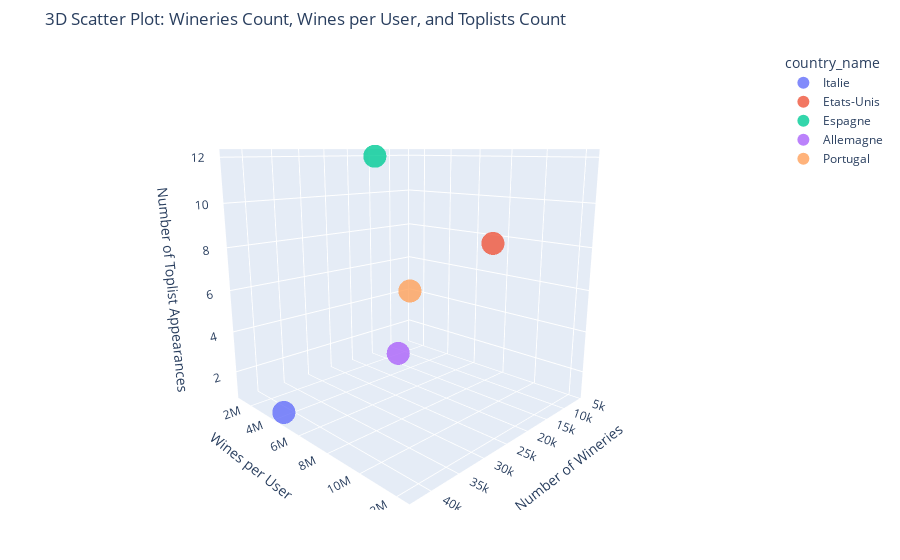

Here is the notebook cell this chart was saved with:
### Code cell
import plotly.express as px

fig = px.scatter_3d(df, 
                    x='wineries_count', 
                    y='wines_per_user', 
                    z='toplists_count',
                    title='3D Scatter Plot: Wineries Count, Wines per User, and Toplists Count',
                    labels={'wineries_count': 'Number of Wineries',
                            'wines_per_user': 'Wines per User',
                            'toplists_count': 'Number of Toplist Appearances'},
                    color='country_name',  
                    size='wineries_count',  
                    hover_data=['country_name'])

# Adjustments
fig.update_layout(
    scene=dict(
        xaxis=dict(title=dict(font=dict(size=14))),
        yaxis=dict(title=dict(font=dict(size=14))),
        zaxis=dict(title=dict(font=dict(size=14))),
        aspectmode='cube'  # Keep the axes in a cube format
    ),
    margin=dict(l=50, r=50, b=50, t=50),  # Adjust margins
    font=dict(size=12)  # Adjust font size globally
)

# Optional: You can rotate the 3D view to a more readable angle
fig.update_traces(marker=dict(size=8, opacity=0.8))  # Adjust marker size and opacity
fig.update_layout(scene_camera=dict(eye=dict(x=1.5, y=1.5, z=0.5)))  # Change camera angle

fig.show()

### Figure 1 — Plotly figure (JSON) as saved in the notebook; plotly's stock layout.template omitted (floating-point values rounded to 4 significant figures)
{"data": [{"customdata": [["Italie"]], "hovertemplate": "country_name=%{customdata[0]}<br>Number of Wineries=%{marker.size}<br>Wines per User=%{y}<br>Number of Toplist Appearances=%{z}<extra></extra>", "legendgroup": "Italie", "marker": {"color": "#636efa", "opacity": 0.8, "size": 8, "sizemode": "area", "sizeref": 106.0, "symbol": "circle"}, "mode": "markers", "name": "Italie", "scene": "scene", "showlegend": true, "type": "scatter3d", "x": [42399], "y": [4270717], "z": [1]}, {"customdata": [["Etats-Unis"]], "hovertemplate": "country_name=%{customdata[0]}<br>Number of Wineries=%{marker.size}<br>Wines per User=%{y}<br>Number of Toplist Appearances=%{z}<extra></extra>", "legendgroup": "Etats-Unis", "marker": {"color": "#EF553B", "opacity": 0.8, "size": 8, "sizemode": "area", "sizeref": 106.0, "symbol": "circle"}, "mode": "markers", "name": "Etats-Unis", "scene": "scene", "showlegend": true, "type": "scatter3d", "x": [28145], "y": [12273684], "z": [9]}, {"customdata": [["Espagne"]], "hovertemplate": "country_name=%{customdata[0]}<br>Number of Wineries=%{marker.size}<br>Wines per User=%{y}<br>Number of Toplist Appearances=%{z}<extra></extra>", "legendgroup": "Espagne", "marker": {"color": "#00cc96", "opacity": 0.8, "size": 8, "sizemode": "area", "sizeref": 106.0, "symbol": "circle"}, "mode": "markers", "name": "Espagne", "scene": "scene", "showlegend": true, "type": "scatter3d", "x": [18026], "y": [2264396], "z": [12]}, {"customdata": [["Allemagne"]], "hovertemplate": "country_name=%{customdata[0]}<br>Number of Wineries=%{marker.size}<br>Wines per User=%{y}<br>Number of Toplist Appearances=%{z}<extra></extra>", "legendgroup": "Allemagne", "marker": {"color": "#ab63fa", "opacity": 0.8, "size": 8, "sizemode": "area", "sizeref": 106.0, "symbol": "circle"}, "mode": "markers", "name": "Allemagne", "scene": "scene", "showlegend": true, "type": "scatter3d", "x": [13643], "y": [2549989], "z": [1]}, {"customdata": [["Portugal"]], "hovertemplate": "country_name=%{customdata[0]}<br>Number of Wineries=%{marker.size}<br>Wines per User=%{y}<br>Number of Toplist Appearances=%{z}<extra></extra>", "legendgroup": "Portugal", "marker": {"color": "#FFA15A", "opacity": 0.8, "size": 8, "sizemode": "area", "sizeref": 106.0, "symbol": "circle"}, "mode": "markers", "name": "Portugal", "scene": "scene", "showlegend": true, "type": "scatter3d", "x": [5834], "y": [1123535], "z": [4]}], "layout": {"font": {"size": 12}, "legend": {"itemsizing": "constant", "title": {"text": "country_name"}, "tracegroupgap": 0}, "margin": {"b": 50, "l": 50, "r": 50, "t": 50}, "scene": {"aspectmode": "cube", "camera": {"eye": {"x": 1.5, "y": 1.5, "z": 0.5}}, "domain": {"x": [0, 1], "y": [0, 1]}, "xaxis": {"title": {"font": {"size": 14}, "text": "Number of Wineries"}}, "yaxis": {"title": {"font": {"size": 14}, "text": "Wines per User"}}, "zaxis": {"title": {"font": {"size": 14}, "text": "Number of Toplist Appearances"}}}, "title": {"text": "3D Scatter Plot: Wineries Count, Wines per User, and Toplists Count"}}}
